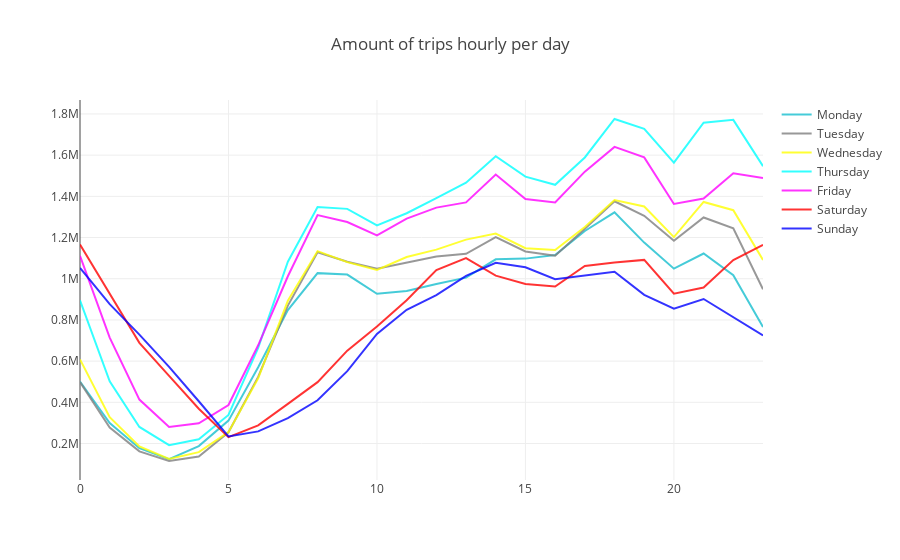

Here is the notebook cell this chart was saved with:
### Markdown cell above
# Observation #3

## busy hours are from 5pm to 10pm
## 2nd busy 8am-9am:  For weekdays only

## 3rd busy 12pm-3pm

## the effect of weekend (Saturday) staring from 9pm it become busier, peaked around midnight and then gradually decreased until 5am

## on weekdays people are on streets early peaked around 8am
## on weekends people are late on street peaked around 12pm

### Code cell
summary_day_hour_amount = pd.DataFrame(sub_df.groupby(['tpep_pickup_datetime_day','tpep_pickup_datetime_hour'])['total_amount'].sum())
#summary_day_hour_rides = summary_day_hour_rides.rename(columns = {0:'Number of Trips'})
summary_day_hour_amount.reset_index(level=0, inplace=True)



Monday = go.Scatter(
                x=summary_day_hour_amount[summary_day_hour_amount['tpep_pickup_datetime_day'] == 'Monday'].index,
                y=summary_day_hour_amount[summary_day_hour_amount['tpep_pickup_datetime_day'] == 'Monday']['total_amount'],
                name = "Monday",
                line = dict(color = '#17BECF'),
                opacity = 0.8)

Tuesday = go.Scatter(
                x=summary_day_hour_amount[summary_day_hour_amount['tpep_pickup_datetime_day'] == 'Tuesday'].index,
                y=summary_day_hour_amount[summary_day_hour_amount['tpep_pickup_datetime_day'] == 'Tuesday']['total_amount'],
                name = "Tuesday",
                line = dict(color = '#7F7F7F'),
                opacity = 0.8)

Wednesday = go.Scatter(
                x=summary_day_hour_amount[summary_day_hour_amount['tpep_pickup_datetime_day'] == 'Wednesday'].index,
                y=summary_day_hour_amount[summary_day_hour_amount['tpep_pickup_datetime_day'] == 'Wednesday']['total_amount'],
                name = "Wednesday",
                line = dict(color = '#FFFF00'),
                opacity = 0.8)

Thursday = go.Scatter(
                x=summary_day_hour_amount[summary_day_hour_amount['tpep_pickup_datetime_day'] == 'Thursday'].index,
                y=summary_day_hour_amount[summary_day_hour_amount['tpep_pickup_datetime_day'] == 'Thursday']['total_amount'],
                name = "Thursday",
                line = dict(color = '#00FFFF'),
                opacity = 0.8)

Friday = go.Scatter(
                x=summary_day_hour_amount[summary_day_hour_amount['tpep_pickup_datetime_day'] == 'Friday'].index,
                y=summary_day_hour_amount[summary_day_hour_amount['tpep_pickup_datetime_day'] == 'Friday']['total_amount'],
                name = "Friday",
                line = dict(color = '#FF00FF'),
                opacity = 0.8)

Saturday = go.Scatter(
                x=summary_day_hour_amount[summary_day_hour_amount['tpep_pickup_datetime_day'] == 'Saturday'].index,
                y=summary_day_hour_amount[summary_day_hour_amount['tpep_pickup_datetime_day'] == 'Saturday']['total_amount'],
                name = "Saturday",
                line = dict(color = '#FF0000'),
                opacity = 0.8)

Sunday = go.Scatter(
                x=summary_day_hour_amount[summary_day_hour_amount['tpep_pickup_datetime_day'] == 'Sunday'].index,
                y=summary_day_hour_amount[summary_day_hour_amount['tpep_pickup_datetime_day'] == 'Sunday']['total_amount'],
                name = "Sunday",
                line = dict(color = '#0000FF'),
                opacity = 0.8)



data = [Monday, Tuesday, Wednesday , Thursday , Friday, Saturday, Sunday]

layout = dict(
    title = "Amount of trips hourly per day",

)

fig = dict(data=data, layout=layout)
plotly.offline.iplot(fig, filename = "Amount of trips hourly per day")

### Figure 1 — Plotly figure (JSON) as saved in the notebook; plotly's stock layout.template omitted (floating-point values rounded to 4 significant figures)
{"data": [{"line": {"color": "#17BECF"}, "name": "Monday", "opacity": 0.8, "type": "scatter", "uid": "b5e2640f-7e42-4873-bb0e-e537a5b84f94", "x": [0, 1, 2, 3, 4, 5, 6, 7, 8, 9, 10, 11, 12, 13, 14, 15, 16, 17, 18, 19, 20, 21, 22, 23], "y": [500400.0, 299300.0, 177400.0, 124400.0, 187500.0, 311100.0, 570300.0, 848200.0, 1027000.0, 1020000.0, 927200.0, 940800.0, 974100.0, 1005000.0, 1094000.0, 1098000.0, 1115000.0, 1232000.0, 1322000.0, 1176000.0, 1049000.0, 1123000.0, 1017000.0, 765300.0]}, {"line": {"color": "#7F7F7F"}, "name": "Tuesday", "opacity": 0.8, "type": "scatter", "uid": "4fcd8006-aac3-4fbf-a1c6-664876faef7d", "x": [0, 1, 2, 3, 4, 5, 6, 7, 8, 9, 10, 11, 12, 13, 14, 15, 16, 17, 18, 19, 20, 21, 22, 23], "y": [498100.0, 277900.0, 162100.0, 115100.0, 137000.0, 254700.0, 523500.0, 869700.0, 1128000.0, 1082000.0, 1048000.0, 1078000.0, 1108000.0, 1121000.0, 1202000.0, 1133000.0, 1112000.0, 1243000.0, 1376000.0, 1305000.0, 1184000.0, 1298000.0, 1244000.0, 948900.0]}, {"line": {"color": "#FFFF00"}, "name": "Wednesday", "opacity": 0.8, "type": "scatter", "uid": "9ca598c9-2bd6-42bb-8f15-fc8b29e79910", "x": [0, 1, 2, 3, 4, 5, 6, 7, 8, 9, 10, 11, 12, 13, 14, 15, 16, 17, 18, 19, 20, 21, 22, 23], "y": [608400.0, 327900.0, 185900.0, 124700.0, 157900.0, 255300.0, 516600.0, 892900.0, 1134000.0, 1081000.0, 1042000.0, 1105000.0, 1141000.0, 1190000.0, 1219000.0, 1148000.0, 1140000.0, 1251000.0, 1382000.0, 1351000.0, 1202000.0, 1373000.0, 1333000.0, 1091000.0]}, {"line": {"color": "#00FFFF"}, "name": "Thursday", "opacity": 0.8, "type": "scatter", "uid": "3534454c-d802-4ee6-9b0f-c2e5e0b5ce38", "x": [0, 1, 2, 3, 4, 5, 6, 7, 8, 9, 10, 11, 12, 13, 14, 15, 16, 17, 18, 19, 20, 21, 22, 23], "y": [895300.0, 502000.0, 280300.0, 191800.0, 220300.0, 338800.0, 664300.0, 1083000.0, 1348000.0, 1339000.0, 1259000.0, 1318000.0, 1392000.0, 1466000.0, 1595000.0, 1496000.0, 1456000.0, 1589000.0, 1776000.0, 1728000.0, 1564000.0, 1758000.0, 1771000.0, 1547000.0]}, {"line": {"color": "#FF00FF"}, "name": "Friday", "opacity": 0.8, "type": "scatter", "uid": "d43ac333-5cf8-47ff-900d-ea2f665017fa", "x": [0, 1, 2, 3, 4, 5, 6, 7, 8, 9, 10, 11, 12, 13, 14, 15, 16, 17, 18, 19, 20, 21, 22, 23], "y": [1112000.0, 714100.0, 413300.0, 280700.0, 298400.0, 387000.0, 676800.0, 1012000.0, 1309000.0, 1275000.0, 1210000.0, 1292000.0, 1345000.0, 1371000.0, 1506000.0, 1387000.0, 1370000.0, 1520000.0, 1640000.0, 1589000.0, 1363000.0, 1389000.0, 1512000.0, 1489000.0]}, {"line": {"color": "#FF0000"}, "name": "Saturday", "opacity": 0.8, "type": "scatter", "uid": "b93ba096-bb50-47a2-989e-7d70130d5647", "x": [0, 1, 2, 3, 4, 5, 6, 7, 8, 9, 10, 11, 12, 13, 14, 15, 16, 17, 18, 19, 20, 21, 22, 23], "y": [1166000.0, 927800.0, 689000.0, 528100.0, 368800.0, 230800.0, 288400.0, 392200.0, 497800.0, 650900.0, 768400.0, 895800.0, 1042000.0, 1100000.0, 1015000.0, 974200.0, 962300.0, 1062000.0, 1079000.0, 1091000.0, 927200.0, 957500.0, 1091000.0, 1165000.0]}, {"line": {"color": "#0000FF"}, "name": "Sunday", "opacity": 0.8, "type": "scatter", "uid": "53abed86-aca8-4e97-b9ea-396e385bde6e", "x": [0, 1, 2, 3, 4, 5, 6, 7, 8, 9, 10, 11, 12, 13, 14, 15, 16, 17, 18, 19, 20, 21, 22, 23], "y": [1052000.0, 876600.0, 728400.0, 571700.0, 405300.0, 234100.0, 258900.0, 323500.0, 410000.0, 551200.0, 731900.0, 849400.0, 920000.0, 1014000.0, 1077000.0, 1056000.0, 998200.0, 1014000.0, 1034000.0, 921700.0, 855100.0, 901600.0, 813300.0, 725000.0]}], "layout": {"title": {"text": "Amount of trips hourly per day"}}}
